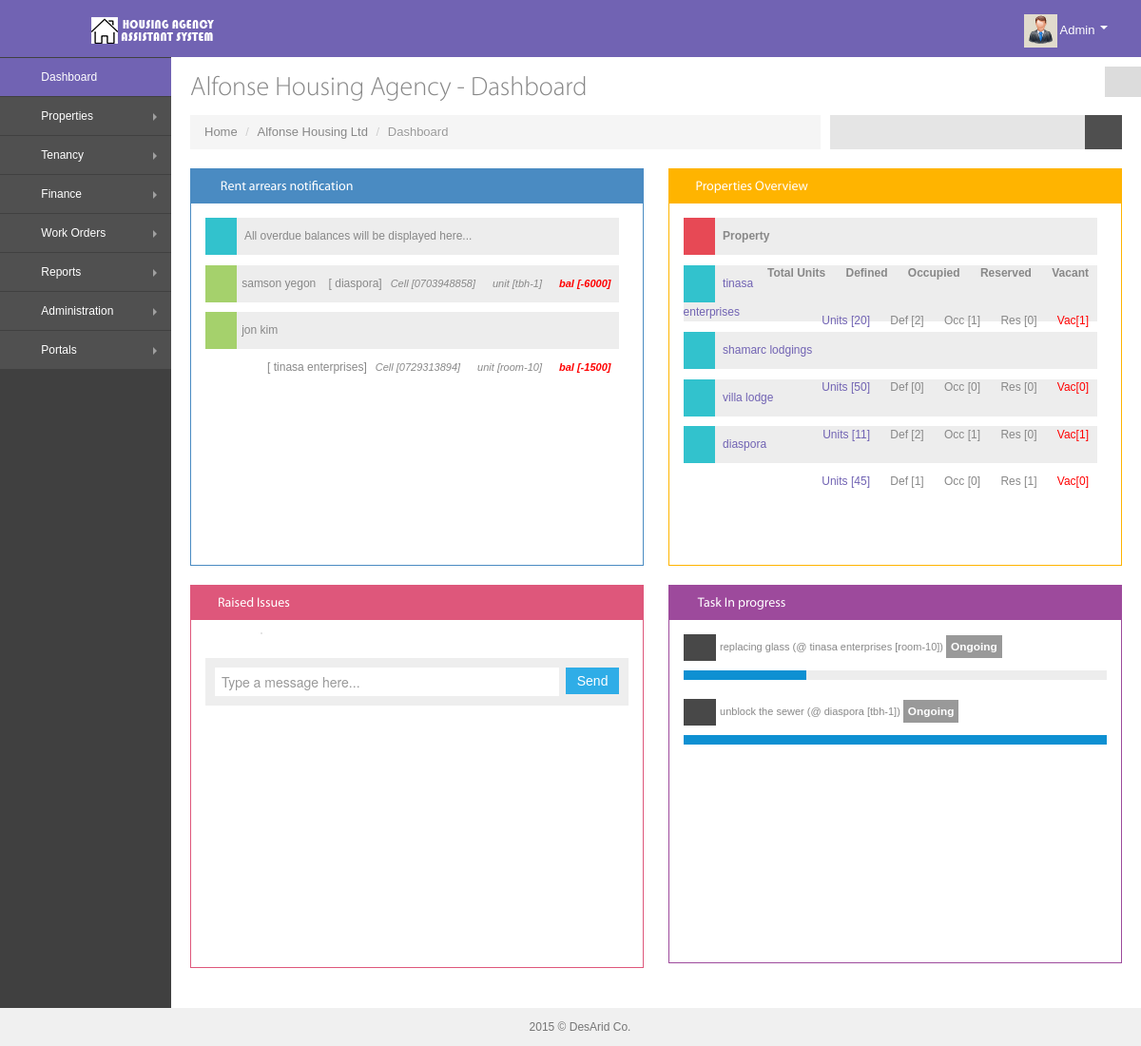
The page / (signed in) on the database its author committed.
### tables this page shows
CREATE TABLE `tenants` (
  `tenant_id` int(11) NOT NULL,
  `tenant_name` varchar(100) NOT NULL,
  `tnational_id` int(11) NOT NULL,
  `tenant_address` varchar(100) NOT NULL,
  `tenant_mobile` varchar(100) NOT NULL,
  `tenant_county` varchar(100) NOT NULL,
  `property_id` varchar(100) NOT NULL,
  `unit_id` varchar(11) NOT NULL,
  `lease_status` varchar(100) NOT NULL,
  `date` varchar(100) NOT NULL,
  `user` varchar(10) NOT NULL
);

CREATE TABLE `units` (
  `unit_id` int(11) NOT NULL,
  `unit_name` varchar(100) NOT NULL,
  `unit_size` varchar(100) NOT NULL,
  `tenant_id` varchar(11) NOT NULL,
  `property_id` varchar(11) NOT NULL,
  `lipa_kodi` varchar(100) NOT NULL,
  `rent` varchar(100) NOT NULL,
  `status` varchar(100) NOT NULL,
  `date` varchar(100) NOT NULL
);

CREATE TABLE `properties` (
  `property_id` int(11) NOT NULL,
  `property_name` varchar(100) NOT NULL,
  `storeys` int(11) NOT NULL,
  `units` int(11) NOT NULL,
  `owner_id` int(11) NOT NULL,
  `caretaker_id` int(11) NOT NULL,
  `location` varchar(100) NOT NULL,
  `county` varchar(100) NOT NULL,
  `date` varchar(100) NOT NULL
);

CREATE TABLE `all_transactions` (
  `transaction_id` int(11) NOT NULL,
  `service_id` varchar(100) NOT NULL,
  `tenant_id` varchar(11) NOT NULL,
  `property_id` varchar(10) NOT NULL,
  `unit_id` varchar(10) NOT NULL,
  `balance` varchar(100) NOT NULL,
  `trans_status` varchar(100) NOT NULL,
  `trans_date` varchar(50) NOT NULL,
  `trans_nature` varchar(100) NOT NULL
);

CREATE TABLE `workorders` (
  `work_id` int(11) NOT NULL,
  `issue_id` varchar(100) NOT NULL,
  `summary` varchar(100) NOT NULL,
  `date_opened` varchar(100) NOT NULL,
  `date_due` varchar(100) NOT NULL,
  `work_status` varchar(100) NOT NULL,
  `co_id` varchar(100) NOT NULL,
  `work_cost` varchar(10) NOT NULL
);

### index.php (the view, shortened to what the rows shown need)
<!DOCTYPE html>
 <html lang="en">
<head>
   <link href="assets/bootstrap/css/bootstrap.min.css" rel="stylesheet" />
   <link href="assets/bootstrap/css/bootstrap-responsive.min.css" rel="stylesheet" />
   <link href="assets/bootstrap/css/bootstrap-fileupload.css" rel="stylesheet" />
   <link href="assets/font-awesome/css/font-awesome.css" rel="stylesheet" />
   <link href="css/style.css" rel="stylesheet" />
   <link href="css/style-responsive.css" rel="stylesheet" />
   <link href="css/style-default.css" rel="stylesheet" id="style_color" />
   <link href="assets/fullcalendar/fullcalendar/bootstrap-fullcalendar.css" rel="stylesheet" />
   <link href="assets/jquery-easy-pie-chart/jquery.easy-pie-chart.css" rel="stylesheet" type="text/css" media="screen"/>
</head>
<body class="fixed-top">
   <div id="container" class="row-fluid">
      <div id="main-content">
         <div class="container-fluid">
              <div class="row-fluid">
                 <div class="span6">
                     <div class="widget blue">
                         <div class="widget-body" >
                             <ul class="item-list scroller padding"  style="overflow: hidden; width: auto; height: 320px;" data-always-visible="1">
                                 <?php
                              $query=mysql_query("SELECT MAX(transaction_id),tenant_id,balance,unit_id AS id,tenant_id,balance,unit_id  FROM all_transactions GROUP BY tenant_id ORDER BY balance DESC");
								while($row=mysql_fetch_array($query))
										  {
										  $tid=$row["tenant_id"];
										  $query2			= mysql_query('SELECT * FROM tenants WHERE tenant_id="'.$tid.'"');
	                                                 $row3 = mysql_fetch_assoc($query2);
					                                  $name=  $row3["tenant_name"];
					                                  $mob=  $row3["tenant_mobile"];
					                                  $max=$row["MAX(transaction_id)"];
										  $query2=mysql_query("SELECT balance FROM all_transactions WHERE transaction_id='$max'");
												 if($query2)
												   {
												   $row2=mysql_fetch_array($query2);
										            $ball=$row2["balance"];
										          }
										        $query3=mysql_query("SELECT units.*,properties.* FROM units LEFT JOIN properties ON units.property_id=properties.property_id WHERE tenant_id='$tid'");
										           if($query3)
										           {
										           $row3=mysql_fetch_array($query3);
										           $pname=$row3["property_name"];
										           $uname=$row3["unit_name"];
										        		   }
										        		   else{mysql_error();}
					                                  if($ball < 0)
					                                  {
					                                  echo '<li>';
				                                     echo '<span class="label label-success"><i class="icon-bell"></i></span>';
				                                     echo '<span>'.$name."<div class='pull-right'><i></i>[ ".$pname.']</span>';
				                                     echo '<span class="small italic "><i>Cell  </i>['.$mob.']</span>';
				                                     echo '<span class="small italic "><i>unit  </i>['.$uname.']</span>';
				                                     echo '<span class="small italic bold" style="color:red;"><i>bal  </i>['.$ball.']</span></div>';
				                                         }
				                                         else
				                                         {
				                                         }
										  }
                                 ?>
                         </div>
                     </div>
                 </div>
                 <div class="span6">
                    <div class="widget yellow">
                         <div class="widget-body">
                           <ul class="item-list scroller padding"  style="overflow: hidden; width: auto; height: 320px;" data-always-visible="1">
                           <?php
                           $query1=mysql_query("SELECT * FROM properties");
                           $stat="Unoccupied";
                           $stat2="Occupied";
                           $stat3="Reserved";
							if($query1)
									{
									while($row=mysql_fetch_array($query1))
									  {
									  $prop=$row["property_name"];
									  $pid=$row["property_id"];
									  $tunits=$row["units"];
									  $query2=mysql_query("SELECT * FROM units WHERE property_id='$pid'");
									  if($query2)
									   {
									   $udef		= mysql_num_rows($query2);
									   }
									   else{}
									   $query3=mysql_query("SELECT * FROM units WHERE status='$stat' AND property_id='$pid'");
									  if($query3)
									   {
									   $vac		= mysql_num_rows($query3);
									   }
									   else{echo mysql_error();}
									   $query4=mysql_query("SELECT * FROM units WHERE status='$stat2' AND property_id='$pid'");
									  if($query4)
									   {
									   $occ		= mysql_num_rows($query4);
									   }
									   else{echo mysql_error();}
									   $query5=mysql_query("SELECT * FROM units WHERE status='$stat3' AND property_id='$pid'");
									  if($query5)
									   {
									   $res		= mysql_num_rows($query5);
									   }
									   else{echo mysql_error();}
							echo  '
                            <li>
                                     <span class="label label-info"><i class=" icon-home"></i></span>
                                     <a href="properties.php"><span >'.$prop.'</span></a>
                                     <div class="pull-right ">
                                     <a href="properties.php"><span>'."Units [".$tunits."]".'</span></a>
                                     <span>'."Def [".$udef."]".'</span>
                                     <span>'."Occ [".$occ."]".'</span>
                                     <span>'."Res [".$res."]".'</span>
                                    <a href="properties.php"><span style="color:red;">'."Vac[".$vac."]".'</span></a>
                                     </div>
                                 </li> ';
									  }
									}
							else
									{
									echo mysql_error();
									}
                           ?>
                           </ul>
                         </div>
                     </div>
                 </div>
             </div>
            <div class="row-fluid">
                <div class="span6">
                    <div class="widget purple">
                        <div class="widget-body">
                            <ul class="unstyled"  style="overflow: hidden; width: auto; height: 320px;">
                             <?php
									$query="SELECT workorders.*,properties.*,units.*,tenant_issues.* FROM workorders ";
									$query.="LEFT JOIN tenant_issues  ON tenant_issues.issue_id=workorders.issue_id ";
									$query.="LEFT JOIN units ON units.unit_id=tenant_issues.unit_id ";
									$query.="LEFT JOIN properties ON properties.property_id=units.property_id WHERE work_status='Open' ";
									$query1=mysql_query($query);
							if($query1)
									{
									while($row=mysql_fetch_array($query1))
									  {
									  $sum=$row["summary"];
									    $unit=$row["unit_name"];
									 $prop=$row["property_name"];
									 echo '
                             <li>
                                    <span class="btn btn-inverse"> <i class=" icon-briefcase"></i></span> <span class="small"> '.$sum.' (@ '.$prop.' ['.$unit.']) </span> <strong class="label"> Ongoing</strong>
                                    <div class="space10"></div>
                                    <div class="progress">
                                        <div style="width: '.rand(10,100).'%;" class="bar"></div>
                                    </div>
                                </li>
                                ';
                                     }
                                  }
                                 else {echo mysql_error();}
                            ?>
                            </ul>
                        </div>
                    </div>
                </div>
            </div>
         </div>
</body>
</html>

### rows shown on the page
tenants: tenant_name "samson yegon", tenant_mobile "0703948858"
units: property.property_name "diaspora", unit_name "tbh-1"
all_transactions: balance "-6000"
tenants: tenant_name "jon kim", tenant_mobile "0729313894"
units: property.property_name "tinasa enterprises", unit_name "room-10"
all_transactions: balance "-1500"
properties: property_name "tinasa enterprises", units "20", udef "2", occ "1", res "0", vac "1"
properties: property_name "shamarc lodgings", units "50", udef "0", occ "0", res "0", vac "0"
properties: property_name "villa lodge", units "11", udef "2", occ "1", res "0", vac "1"
properties: property_name "diaspora", units "45", udef "1", occ "0", res "1", vac "0"
workorders: summary "replacing glass", properties.property_name "tinasa enterprises", units.unit_name "room-10", rand(10,100) 29 (drawn)
workorders: summary "unblock the sewer", properties.property_name "diaspora", units.unit_name "tbh-1", rand(10,100) 100 (drawn)

### other values the page prints
$_SESSION['uname'] "Admin"
